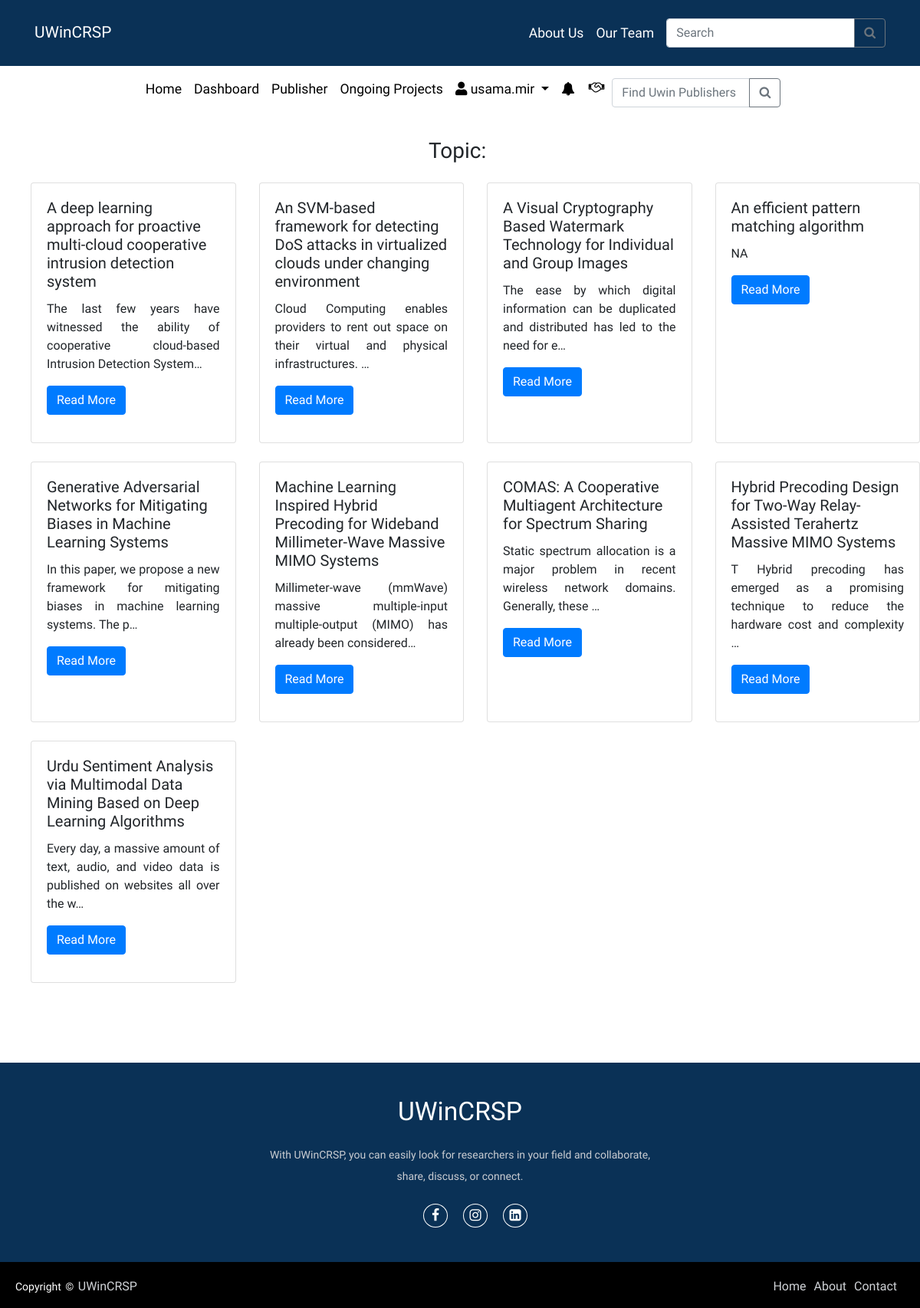
/account/search/ (signed in), run on the app's committed database.
### accounts/models.py (models this page shows)
class Post(models.Model):
    title = models.CharField(max_length=200)
    authors = models.CharField(max_length=200)
    keywords = models.CharField(max_length=200, blank=True)
    skills = models.ManyToManyField('Skill')
    abstract = models.CharField(max_length=2000)
    paper = models.FileField(upload_to='papers/')
    allow_downloading = models.BooleanField(default=False)
    created_at = models.DateTimeField(auto_now_add=True)
    updated_at = models.DateTimeField(auto_now=True)
    published_on = models.DateTimeField(auto_now_add=True)
    uploaded_by = models.ForeignKey(User, on_delete=models.CASCADE)
    views = models.IntegerField(default=0)
    on_project = models.BooleanField(default=False)
    interested_users = models.ManyToManyField(User, related_name='interested_posts', blank=True)

### accounts/views.py (the view)
# urls.py: path('search/', views.post_search, name='post_search'),
@login_required(login_url='login')
def post_search(request):
    query = request.GET.get('query', '')
    recent_posts = Post.objects.none()  # Define a default value as an empty queryset
    if query:
        multiple_query = Q(Q(title__icontains=query) | Q(authors__icontains=query) | Q(paper__icontains=query) | Q(abstract__icontains=query))
        posts = Post.objects.filter(multiple_query)
        four_days_ago = timezone.now() - timedelta(days=15)
        recent_posts = Post.objects.filter(published_on__gte=four_days_ago.replace(hour=0, minute=0, second=0, microsecond=0))
        paginator = Paginator(posts, 4)  # Show 4 ongoing project posts per page
        page = request.GET.get('page')
        try:
            paginated_posts = paginator.page(page)
        except PageNotAnInteger:
            paginated_posts = paginator.page(1)
        except EmptyPage:
            paginated_posts = paginator.page(paginator.num_pages)
    else:
        posts = Post.objects.all()
        paginator = Paginator(posts, 4)  # Show 4 ongoing project posts per page
        page = request.GET.get('page')
        try:
            paginated_posts = paginator.page(page)
        except PageNotAnInteger:
            paginated_posts = paginator.page(1)
        except EmptyPage:
            paginated_posts = paginator.page(paginator.num_pages)
    return render(request, 'search_post_list.html', {'search_result': posts, 'query': query, 'recent_posts': recent_posts, 'paginated_posts': paginated_posts})

### accounts/templates/search_post_list.html (shortened to what this page needs)
{% extends 'base.html' %}
{% block content %}
   {% if search_result %}
        <h3 class="mt-3 text-center">Topic:&nbsp;<a href="{% url 'post_search' %}?query={{ query|urlencode }}" style="text-decoration: none; color: black">{{ query }}</a></h3>
        <ol class="row">
            {% for post in search_result %}
                <div class="col-lg-3 col-md-4 col-sm-6 mb-4">
                    <div class="card h-100 mt-3">
                        <div class="card-body">
                            <h5 class="card-title">{{ post.title }}</h5>
                            <p class="card-text text-justify">{{ post.abstract | truncatechars:100 }}</p>
                            {% if user.is_authenticated %}
                                <a href="{% url 'posts' post.id %}" class="btn btn-primary">Read More</a>
                            {% else %}
                                 <a href="{% url 'login' %}?next={% url 'posts' post.id %}" class="btn btn-primary">Read More</a>
                            {% endif %}
                        </div>
                    </div>
                </div>
            {% endfor %}
        </ol>
    {% else %}
        <p>No results found.</p>
    {% endif %}
{% endblock %}

### accounts/templates/base.html (shortened to what this page needs)
{% load static %}
<!DOCTYPE html>
<html lang="en">
<head>
    <link
            rel="stylesheet"
            href="https://maxcdn.bootstrapcdn.com/bootstrap/4.0.0/css/bootstrap.min.css"
    />
    <link
            rel="stylesheet"
            href="https://use.fontawesome.com/releases/v5.8.2/css/all.css"
    />
    <link rel="stylesheet" href="https://cdnjs.cloudflare.com/ajax/libs/font-awesome/4.7.0/css/font-awesome.min.css"/>
    <link rel='stylesheet' href='https://cdn.jsdelivr.net/npm/bootstrap-icons@1.7.2/font/bootstrap-icons.css'>
    <link rel="stylesheet" href = "{% static 'css/basestyle.css' %}">
</head>
<body>
<nav class="navbar navbar-expand-md navbar-dark navbar-fixed-top sticky-top">
    <div class="container">
        <a class="navbar-brand" href="{% url 'index' %}">UWinCRSP</a>
        <div class="collapse navbar-collapse justify-content-end" id="navbarNav">
            <ul class="navbar-nav">
                    <li class="nav-item">
                        <a class="nav-link custom-color" href="{% url 'aboutUs' %}">About Us</a>
                    </li>
                    <li class="nav-item">
                        <a class="nav-link custom-color" href="#team">Our Team</a>
                    </li>
            </ul>&nbsp;&nbsp;
              <form method="post" action="{% url 'post_search' %}">
                <div class="input-group mb-3 mt-3" style="max-width: 1000px;">
                    <input class="form-control" value="{{ query }}" type="search" name="searched" placeholder="Search"
                           aria-label="Search">
                    <div class="input-group-append">
                        <button class="btn btn-outline-secondary my-2 my-sm-0" type="submit"><i class="fa fa-search"></i></button>
                    </div>
                </div>
             </form>
        </div>
    </div>
</nav>
<div class="navigation">
<nav class="navbar navbar-expand-lg navbar-light bg-white">
  <div class="collapse navbar-collapse justify-content-center mx-auto" id="navbarSupportedContent">
    <ul class="navbar-nav mr-auto text-center">
        {% if user.is_authenticated %}
      <li class="nav-item active">
        <a class="nav-link" href="{% url 'index' %}">Home<span class="sr-only">(current)</span></a>
      </li>
      <li class="nav-item">
        <a class="nav-link" href="{% url 'dashboard' %}">Dashboard</a>
      </li>
        <li class="nav-item">
        <a class="nav-link" href="{% url 'profile_' %}">Publisher</a>
      </li>
        <li class="nav-item">
        <a class="nav-link" href="{% url 'on_project' %}">Ongoing Projects</a>
      </li>
      <li class="nav-item dropdown">
        <a class="nav-link dropdown-toggle" href="#" id="navbarDropdown" role="button" data-toggle="dropdown" aria-haspopup="true" aria-expanded="false">
          <i class="fas fa-user"></i> {{ user.username }}
        </a>
      </li>
      <li class="nav-item">
        <a class="nav-link notification-icon" href="#" onclick="fetchNotifications()"><i class="fa fa-bell mt-1"></i></a>
      </li>
            <li>
                 <div class="notification-icon">
                        <a href="#" onclick="sendCollaborationRequest({{ post.id }}, '{{ post.user.username }}')">
                            <i class="fa fa-handshake-o" aria-hidden="true"></i>
                        </a>
                    </div>&nbsp;&nbsp;
            </li>
    </ul>
    <form method="post" action="{% url 'search_publishers_' %}">
                    <div class="input-group mb-3 mt-2" style="width: 220px;">
                        <input class="form-control" type="search" name="searched" placeholder="Find Uwin Publishers"
                               aria-label="Search">
                        <div class="input-group-append">
                            <button class="btn btn-outline-secondary my-2 my-sm-0" type="submit"><i class="fa fa-search"></i></button>
                        </div>
                    </div>
                </form>
    {% endif %}
  </div>
</nav>
</div>
<div>
    {% block content %}
    {% endblock %}
</div>
    <footer>
      <div class="footer-content">
        <h3>UWinCRSP</h3>
        <p>With UWinCRSP, you can easily look for researchers in your field and collaborate, share, discuss, or connect.</p>
        <ul class="socials">
            <li><a href="https://www.facebook.com/UWindsor"><i class="fa fa-facebook"></i></a></li>
            <li><a href="https://instagram.com/uwindsor?igshid=MzRlODBiNWFlZA=="><i class="fa fa-instagram"></i></a></li>
            <li><a href="https://www.linkedin.com/school/uwindsor/"><i class="fa fa-linkedin-square"></i></a></li>
        </ul>
    </div>
    <div class="footer-bottom">
        <p>copyright &copy; <a href="#">UWinCRSP</a>  </p>
                <div class="footer-menu">
                  <ul class="f-menu">
                    <li><a href="">Home</a></li>
                    <li><a href="">About</a></li>
                    <li><a href="">Contact</a></li>
                  </ul>
                </div>
    </div>
    </footer>
</body>
</html>

### accounts/static/css/basestyle.css (style rules this page uses)
body { overflow-x: hidden; font-family: 'Ubuntu', sans-serif; }
.navbar { background-color: #012950f5; }
.navbar-brand { font-size: 1.3rem; }
.nav-link { color: black !important; font-size: 1.1rem; }
.custom-color { color: white !important; font-size: 1.1rem; }
footer { margin: 0; padding: 0; box-sizing: border-box; position: relative; top: 80px; bottom: 0; left: 0; right: 0; background: #012950f5; height: auto; width: 100vw; padding-top: 40px; color: #fff; }
.footer-content { display: flex; align-items: center; justify-content: center; flex-direction: column; text-align: center; }
.footer-content h3 { font-size: 2.1rem; font-weight: 500; text-transform: capitalize; line-height: 3rem; }
.footer-content p { max-width: 500px; margin: 10px auto; line-height: 28px; font-size: 14px; color: #cacdd2; justify-content: center; text-align: center; }
.socials { list-style: none; display: flex; align-items: center; justify-content: center; margin: 1rem 0 3rem 0; }
.socials li { margin: 0 10px; }
.socials a { text-decoration: none; color: #fff; border: 1.1px solid white; padding: 5px; border-radius: 50%; }
.socials a i { font-size: 1.1rem; width: 20px; transition: color .4s ease; }
.footer-bottom { background: #000; width: 100vw; padding: 20px; padding-bottom: 40px; text-align: center; }
.footer-bottom p { float: left; font-size: 14px; word-spacing: 2px; text-transform: capitalize; }
.footer-bottom p a { color: #cfd2d6; font-size: 16px; text-decoration: none; }
.footer-menu { float: right; }
.footer-menu ul { display: flex; }
.footer-menu ul li { padding-right: 10px; display: block; }
.footer-menu ul li a { color: #cfd2d6; text-decoration: none; }
a { transition: all 0.3s; }
button { transition: all 0.2s; }
p { text-justify: auto; text-align: justify; }
.notification-icon { position: relative; }
.notification-icon a { color: black; text-decoration: none; display: flex; align-items: center; justify-content: center; padding: 10px; }
li { list-style: none; }

### accounts/templates/base.html (style rules this page uses)
.navigation { display: flex; justify-content: center; align-items: center; height: 100%; }

### data on the page
Post: title "A deep learning approach for proactive multi-cloud cooperative intrusion detection system", abstract "The last few years have witnessed the ability of cooperative cloud-based Intrusion Detection System…"
Post: title "An SVM-based framework for detecting DoS attacks in virtualized clouds under changing environment", abstract "Cloud Computing enables providers to rent out space on their virtual and physical infrastructures. …"
Post: title "A Visual Cryptography Based Watermark Technology for Individual and Group Images", abstract "The ease by which digital information can be duplicated and distributed has led to the need for e…"
Post: title "An efficient pattern matching algorithm", abstract "NA"
Post: title "Generative Adversarial Networks for Mitigating Biases in Machine Learning Systems", abstract "In this paper, we propose a new framework for mitigating biases in machine learn\u0002ing systems. The p…"
Post: title "Machine Learning Inspired Hybrid Precoding for Wideband Millimeter-Wave Massive MIMO Systems", abstract "Millimeter-wave (mmWave) massive multiple-input multiple-output (MIMO) has already been considered…"
Post: title "COMAS: A Cooperative Multiagent Architecture for Spectrum Sharing", abstract "Static spectrum allocation is a major problem in recent wireless network domains. Generally, these …"
Post: title "Hybrid Precoding Design for Two-Way Relay-Assisted Terahertz Massive MIMO Systems", abstract "T Hybrid precoding has emerged as a promising technique to reduce the hardware cost and complexity …"
Post: title "Urdu Sentiment Analysis via Multimodal Data Mining Based on Deep Learning Algorithms", abstract "Every day, a massive amount of text, audio, and video data is published on websites all over the w…"

### other printed values
{{ user.username }} "usama.mir"
